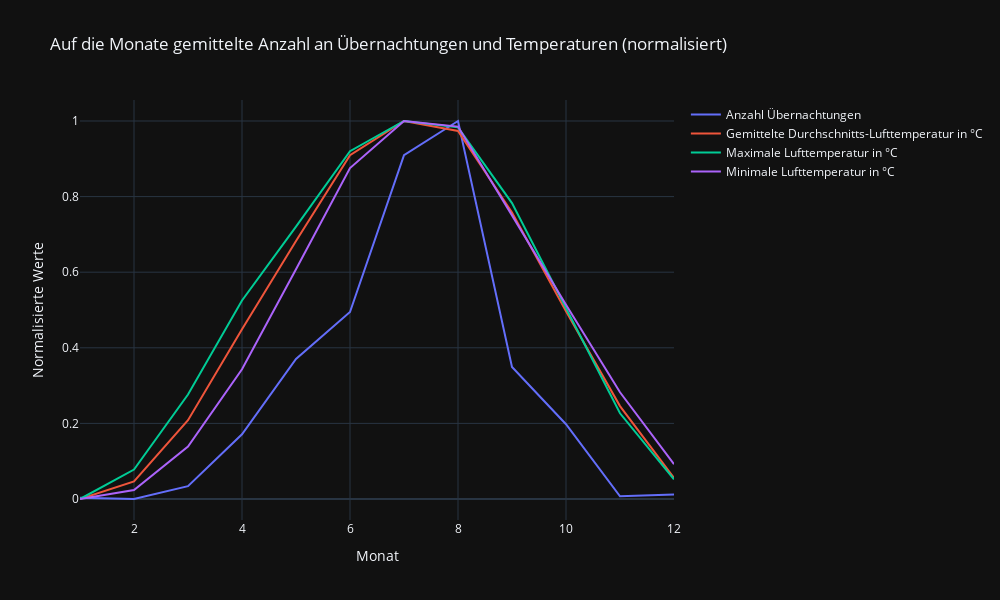

This figure's notebook cell:
### Markdown cell above
#### Und nochmal mit normalisierten Werten

### Code cell
from sklearn.preprocessing import MinMaxScaler

# Initialize the scaler
scaler = MinMaxScaler()

# Fit the scaler to the 'umsatz' column and transform it
df_merged_grouped['uebernachtungen_anzahl'] = scaler.fit_transform(df_merged_grouped[['uebernachtungen_anzahl']])

# Fit the scaler to the temperature columns and transform them
df_merged_grouped[['mean_air_temp_mean', 'mean_air_temp_max', 'mean_air_temp_min']] = scaler.fit_transform(df_merged_grouped[['mean_air_temp_mean', 'mean_air_temp_max', 'mean_air_temp_min']])

# Create a line plot
fig = go.Figure()

fig.add_trace(go.Scatter(x=df_merged_grouped[zeitraum], y=df_merged_grouped['uebernachtungen_anzahl'], mode='lines', name='Anzahl Übernachtungen'))
fig.add_trace(go.Scatter(x=df_merged_grouped[zeitraum], y=df_merged_grouped['mean_air_temp_mean'], mode='lines', name='Gemittelte Durchschnitts-Lufttemperatur in °C'))
fig.add_trace(go.Scatter(x=df_merged_grouped[zeitraum], y=df_merged_grouped['mean_air_temp_max'], mode='lines', name='Maximale Lufttemperatur in °C'))
fig.add_trace(go.Scatter(x=df_merged_grouped[zeitraum], y=df_merged_grouped['mean_air_temp_min'], mode='lines', name='Minimale Lufttemperatur in °C'))

fig.update_layout(
    title='Auf die Monate gemittelte Anzahl an Übernachtungen und Temperaturen (normalisiert)',
    xaxis_title=zeitraum.capitalize(),
    yaxis_title='Normalisierte Werte',
    autosize=False,
    width=1000,
    height=600,
)

fig.show()

### Figure 1 — Plotly figure (JSON) as saved in the notebook; plotly's stock layout.template omitted (floating-point values rounded to 4 significant figures)
{"data": [{"mode": "lines", "name": "Anzahl Übernachtungen", "x": [1, 2, 3, 4, 5, 6, 7, 8, 9, 10, 11, 12], "y": [0.003601, 0.0, 0.03401, 0.1712, 0.3705, 0.4946, 0.9096, 1.0, 0.3492, 0.1977, 0.007194, 0.01191], "type": "scatter"}, {"mode": "lines", "name": "Gemittelte Durchschnitts-Lufttemperatur in °C", "x": [1, 2, 3, 4, 5, 6, 7, 8, 9, 10, 11, 12], "y": [0.0, 0.04643, 0.2083, 0.449, 0.6826, 0.9095, 1.0, 0.9735, 0.7579, 0.4969, 0.2458, 0.0556], "type": "scatter"}, {"mode": "lines", "name": "Maximale Lufttemperatur in °C", "x": [1, 2, 3, 4, 5, 6, 7, 8, 9, 10, 11, 12], "y": [0.0, 0.07799, 0.2765, 0.5251, 0.7206, 0.9201, 1.0, 0.9832, 0.7828, 0.5043, 0.2267, 0.05226], "type": "scatter"}, {"mode": "lines", "name": "Minimale Lufttemperatur in °C", "x": [1, 2, 3, 4, 5, 6, 7, 8, 9, 10, 11, 12], "y": [0.0, 0.02394, 0.1386, 0.3432, 0.608, 0.8754, 1.0, 0.9852, 0.7504, 0.5136, 0.2824, 0.09201], "type": "scatter"}], "layout": {"title": {"text": "Auf die Monate gemittelte Anzahl an Übernachtungen und Temperaturen (normalisiert)"}, "xaxis": {"title": {"text": "Monat"}}, "yaxis": {"title": {"text": "Normalisierte Werte"}}, "autosize": false, "width": 1000, "height": 600}}
